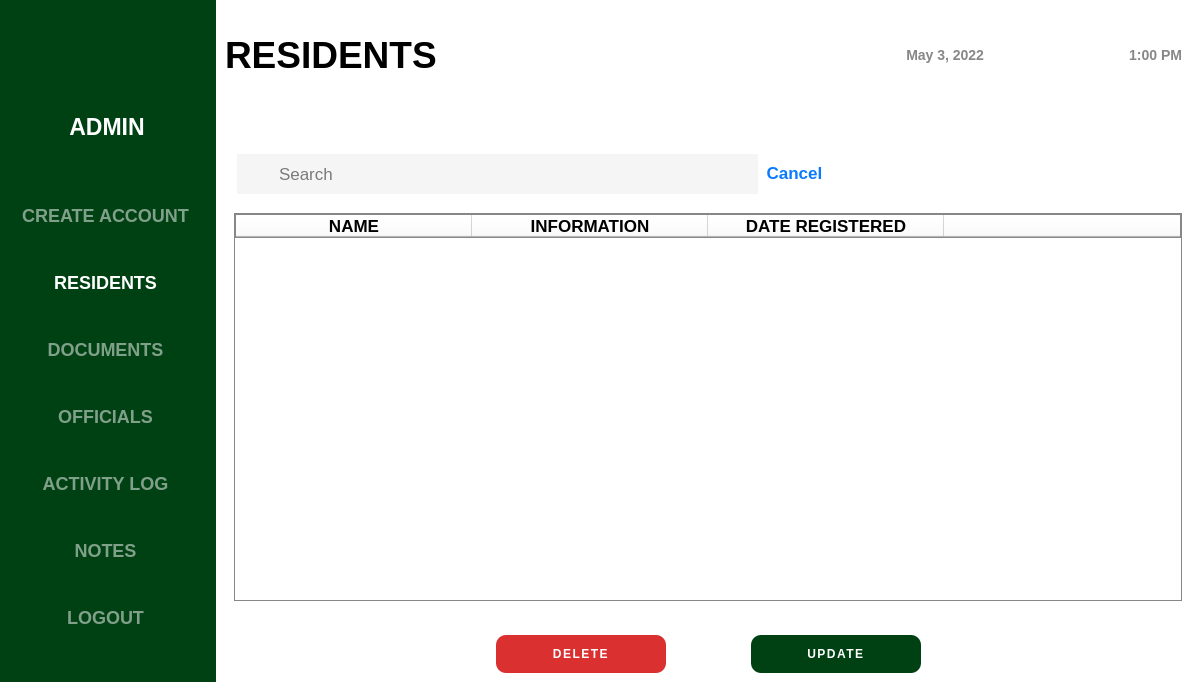
<?xml version="1.0" encoding="UTF-8"?>
<ui version="4.0">
 <class>LogIn</class>
 <widget class="QMainWindow" name="LogIn">
  <property name="geometry">
   <rect>
    <x>0</x>
    <y>0</y>
    <width>1200</width>
    <height>682</height>
   </rect>
  </property>
  <property name="minimumSize">
   <size>
    <width>1200</width>
    <height>650</height>
   </size>
  </property>
  <property name="maximumSize">
   <size>
    <width>16777215</width>
    <height>16777215</height>
   </size>
  </property>
  <property name="windowTitle">
   <string>MainWindow</string>
  </property>
  <property name="styleSheet">
   <string notr="true"/>
  </property>
  <widget class="QWidget" name="centralwidget">
   <property name="minimumSize">
    <size>
     <width>1200</width>
     <height>650</height>
    </size>
   </property>
   <property name="maximumSize">
    <size>
     <width>16777215</width>
     <height>16777215</height>
    </size>
   </property>
   <property name="styleSheet">
    <string notr="true">background-color: rgb(0, 65, 19);</string>
   </property>
   <layout class="QHBoxLayout" name="horizontalLayout">
    <property name="leftMargin">
     <number>0</number>
    </property>
    <property name="topMargin">
     <number>0</number>
    </property>
    <property name="rightMargin">
     <number>0</number>
    </property>
    <property name="bottomMargin">
     <number>0</number>
    </property>
    <item>
     <widget class="QFrame" name="menu_container">
      <property name="minimumSize">
       <size>
        <width>201</width>
        <height>650</height>
       </size>
      </property>
      <property name="maximumSize">
       <size>
        <width>210</width>
        <height>16777215</height>
       </size>
      </property>
      <property name="styleSheet">
       <string notr="true">border: none;</string>
      </property>
      <property name="frameShape">
       <enum>QFrame::StyledPanel</enum>
      </property>
      <property name="frameShadow">
       <enum>QFrame::Raised</enum>
      </property>
      <layout class="QVBoxLayout" name="verticalLayout">
       <item>
        <widget class="QFrame" name="frame_3">
         <property name="minimumSize">
          <size>
           <width>196</width>
           <height>151</height>
          </size>
         </property>
         <property name="maximumSize">
          <size>
           <width>16777215</width>
           <height>151</height>
          </size>
         </property>
         <property name="layoutDirection">
          <enum>Qt::LeftToRight</enum>
         </property>
         <property name="frameShape">
          <enum>QFrame::StyledPanel</enum>
         </property>
         <property name="frameShadow">
          <enum>QFrame::Raised</enum>
         </property>
         <layout class="QVBoxLayout" name="verticalLayout_2">
          <item>
           <widget class="QFrame" name="frame">
            <property name="minimumSize">
             <size>
              <width>0</width>
              <height>80</height>
             </size>
            </property>
            <property name="frameShape">
             <enum>QFrame::StyledPanel</enum>
            </property>
            <property name="frameShadow">
             <enum>QFrame::Raised</enum>
            </property>
            <layout class="QHBoxLayout" name="horizontalLayout_2">
             <item>
              <widget class="QLabel" name="admin_picture">
               <property name="minimumSize">
                <size>
                 <width>60</width>
                 <height>60</height>
                </size>
               </property>
               <property name="maximumSize">
                <size>
                 <width>80</width>
                 <height>80</height>
                </size>
               </property>
               <property name="layoutDirection">
                <enum>Qt::LeftToRight</enum>
               </property>
               <property name="text">
                <string/>
               </property>
               <property name="pixmap">
                <pixmap>../images&amp;icon/user.png</pixmap>
               </property>
               <property name="scaledContents">
                <bool>true</bool>
               </property>
              </widget>
             </item>
            </layout>
           </widget>
          </item>
          <item>
           <widget class="QLabel" name="admin_name">
            <property name="font">
             <font>
              <pointsize>17</pointsize>
              <bold>true</bold>
             </font>
            </property>
            <property name="styleSheet">
             <string notr="true">color: white;</string>
            </property>
            <property name="text">
             <string>&lt;html&gt;&lt;head/&gt;&lt;body&gt;&lt;p align=&quot;center&quot;&gt;ADMIN&lt;/p&gt;&lt;/body&gt;&lt;/html&gt;</string>
            </property>
           </widget>
          </item>
         </layout>
        </widget>
       </item>
       <item>
        <widget class="QFrame" name="frame_4">
         <property name="styleSheet">
          <string notr="true">QPushButton{
color: rgb(128, 160, 137);
font-size: 18px;
font-weight: bold;
text-align: center;
cursor: pointer;
}

QPushButton:hover{
color: white;
}</string>
         </property>
         <property name="frameShape">
          <enum>QFrame::StyledPanel</enum>
         </property>
         <property name="frameShadow">
          <enum>QFrame::Raised</enum>
         </property>
         <layout class="QVBoxLayout" name="verticalLayout_3">
          <item>
           <widget class="QPushButton" name="create_account_button">
            <property name="minimumSize">
             <size>
              <width>175</width>
              <height>41</height>
             </size>
            </property>
            <property name="cursor">
             <cursorShape>PointingHandCursor</cursorShape>
            </property>
            <property name="styleSheet">
             <string notr="true"/>
            </property>
            <property name="text">
             <string>CREATE ACCOUNT</string>
            </property>
           </widget>
          </item>
          <item>
           <widget class="QPushButton" name="residents_button">
            <property name="minimumSize">
             <size>
              <width>175</width>
              <height>41</height>
             </size>
            </property>
            <property name="cursor">
             <cursorShape>PointingHandCursor</cursorShape>
            </property>
            <property name="styleSheet">
             <string notr="true">color: white;</string>
            </property>
            <property name="text">
             <string>RESIDENTS</string>
            </property>
           </widget>
          </item>
          <item>
           <widget class="QPushButton" name="documents_button">
            <property name="minimumSize">
             <size>
              <width>175</width>
              <height>41</height>
             </size>
            </property>
            <property name="cursor">
             <cursorShape>PointingHandCursor</cursorShape>
            </property>
            <property name="text">
             <string>DOCUMENTS</string>
            </property>
           </widget>
          </item>
          <item>
           <widget class="QPushButton" name="officials_button">
            <property name="minimumSize">
             <size>
              <width>175</width>
              <height>41</height>
             </size>
            </property>
            <property name="cursor">
             <cursorShape>PointingHandCursor</cursorShape>
            </property>
            <property name="text">
             <string>OFFICIALS</string>
            </property>
           </widget>
          </item>
          <item>
           <widget class="QPushButton" name="transactions_button">
            <property name="minimumSize">
             <size>
              <width>175</width>
              <height>41</height>
             </size>
            </property>
            <property name="cursor">
             <cursorShape>PointingHandCursor</cursorShape>
            </property>
            <property name="text">
             <string>ACTIVITY LOG</string>
            </property>
           </widget>
          </item>
          <item>
           <widget class="QPushButton" name="notes_button">
            <property name="minimumSize">
             <size>
              <width>175</width>
              <height>41</height>
             </size>
            </property>
            <property name="cursor">
             <cursorShape>PointingHandCursor</cursorShape>
            </property>
            <property name="text">
             <string>NOTES</string>
            </property>
           </widget>
          </item>
          <item>
           <widget class="QPushButton" name="logout_button">
            <property name="minimumSize">
             <size>
              <width>175</width>
              <height>41</height>
             </size>
            </property>
            <property name="cursor">
             <cursorShape>PointingHandCursor</cursorShape>
            </property>
            <property name="text">
             <string>LOGOUT</string>
            </property>
           </widget>
          </item>
         </layout>
        </widget>
       </item>
      </layout>
     </widget>
    </item>
    <item>
     <widget class="QFrame" name="frame_2">
      <property name="minimumSize">
       <size>
        <width>961</width>
        <height>650</height>
       </size>
      </property>
      <property name="maximumSize">
       <size>
        <width>16777215</width>
        <height>16777215</height>
       </size>
      </property>
      <property name="styleSheet">
       <string notr="true">border: 1px solid black;
background-color: rgb(255, 255, 255);
border: none;</string>
      </property>
      <property name="frameShape">
       <enum>QFrame::StyledPanel</enum>
      </property>
      <property name="frameShadow">
       <enum>QFrame::Raised</enum>
      </property>
      <layout class="QVBoxLayout" name="verticalLayout_4">
       <property name="spacing">
        <number>7</number>
       </property>
       <property name="leftMargin">
        <number>0</number>
       </property>
       <property name="topMargin">
        <number>0</number>
       </property>
       <property name="rightMargin">
        <number>0</number>
       </property>
       <property name="bottomMargin">
        <number>0</number>
       </property>
       <item>
        <widget class="QFrame" name="frame_5">
         <property name="minimumSize">
          <size>
           <width>951</width>
           <height>111</height>
          </size>
         </property>
         <property name="styleSheet">
          <string notr="true">border: none;</string>
         </property>
         <property name="frameShape">
          <enum>QFrame::StyledPanel</enum>
         </property>
         <property name="frameShadow">
          <enum>QFrame::Raised</enum>
         </property>
         <layout class="QHBoxLayout" name="horizontalLayout_3">
          <item>
           <widget class="QLabel" name="label_3">
            <property name="minimumSize">
             <size>
              <width>551</width>
              <height>91</height>
             </size>
            </property>
            <property name="font">
             <font>
              <pointsize>28</pointsize>
              <bold>true</bold>
             </font>
            </property>
            <property name="text">
             <string>&lt;html&gt;&lt;head/&gt;&lt;body&gt;&lt;p&gt;RESIDENTS&lt;/p&gt;&lt;/body&gt;&lt;/html&gt;</string>
            </property>
           </widget>
          </item>
          <item>
           <widget class="QFrame" name="frame_8">
            <property name="styleSheet">
             <string notr="true">QLabel{
color: rgb(135, 135, 135);
font-weight: bold;
font-size: 14px;
}</string>
            </property>
            <property name="frameShape">
             <enum>QFrame::StyledPanel</enum>
            </property>
            <property name="frameShadow">
             <enum>QFrame::Raised</enum>
            </property>
            <layout class="QHBoxLayout" name="horizontalLayout_4">
             <item>
              <widget class="QLabel" name="header_date">
               <property name="text">
                <string>&lt;html&gt;&lt;head/&gt;&lt;body&gt;&lt;p align=&quot;right&quot;&gt;May 3, 2022&lt;/p&gt;&lt;/body&gt;&lt;/html&gt;</string>
               </property>
              </widget>
             </item>
             <item>
              <widget class="QLabel" name="header_time">
               <property name="text">
                <string>&lt;html&gt;&lt;head/&gt;&lt;body&gt;&lt;p align=&quot;right&quot;&gt;1:00 PM&lt;/p&gt;&lt;/body&gt;&lt;/html&gt;</string>
               </property>
              </widget>
             </item>
            </layout>
           </widget>
          </item>
         </layout>
        </widget>
       </item>
       <item>
        <widget class="QFrame" name="frame_6">
         <property name="minimumSize">
          <size>
           <width>936</width>
           <height>411</height>
          </size>
         </property>
         <property name="maximumSize">
          <size>
           <width>16777215</width>
           <height>16777215</height>
          </size>
         </property>
         <property name="styleSheet">
          <string notr="true">QLineEdit{
background-color: rgb(245, 245, 245);
padding-left: 20px;
}
</string>
         </property>
         <property name="frameShape">
          <enum>QFrame::StyledPanel</enum>
         </property>
         <property name="frameShadow">
          <enum>QFrame::Raised</enum>
         </property>
         <layout class="QVBoxLayout" name="verticalLayout_5">
          <item>
           <widget class="QFrame" name="frame_9">
            <property name="minimumSize">
             <size>
              <width>0</width>
              <height>71</height>
             </size>
            </property>
            <property name="maximumSize">
             <size>
              <width>16777215</width>
              <height>71</height>
             </size>
            </property>
            <property name="frameShape">
             <enum>QFrame::StyledPanel</enum>
            </property>
            <property name="frameShadow">
             <enum>QFrame::Raised</enum>
            </property>
            <layout class="QHBoxLayout" name="horizontalLayout_6">
             <property name="bottomMargin">
              <number>0</number>
             </property>
             <item>
              <widget class="QFrame" name="frame_11">
               <property name="minimumSize">
                <size>
                 <width>120</width>
                 <height>71</height>
                </size>
               </property>
               <property name="maximumSize">
                <size>
                 <width>111111</width>
                 <height>71</height>
                </size>
               </property>
               <property name="styleSheet">
                <string notr="true"/>
               </property>
               <property name="frameShape">
                <enum>QFrame::StyledPanel</enum>
               </property>
               <property name="frameShadow">
                <enum>QFrame::Raised</enum>
               </property>
               <widget class="QLineEdit" name="search_resident">
                <property name="geometry">
                 <rect>
                  <x>3</x>
                  <y>18</y>
                  <width>521</width>
                  <height>40</height>
                 </rect>
                </property>
                <property name="minimumSize">
                 <size>
                  <width>0</width>
                  <height>40</height>
                 </size>
                </property>
                <property name="font">
                 <font>
                  <pointsize>13</pointsize>
                 </font>
                </property>
                <property name="styleSheet">
                 <string notr="true">padding-left: 40px;</string>
                </property>
                <property name="placeholderText">
                 <string>Search</string>
                </property>
               </widget>
               <widget class="QPushButton" name="cancel_button">
                <property name="geometry">
                 <rect>
                  <x>530</x>
                  <y>26</y>
                  <width>61</width>
                  <height>22</height>
                 </rect>
                </property>
                <property name="minimumSize">
                 <size>
                  <width>61</width>
                  <height>22</height>
                 </size>
                </property>
                <property name="maximumSize">
                 <size>
                  <width>61</width>
                  <height>22</height>
                 </size>
                </property>
                <property name="font">
                 <font>
                  <pointsize>13</pointsize>
                  <bold>true</bold>
                 </font>
                </property>
                <property name="cursor">
                 <cursorShape>PointingHandCursor</cursorShape>
                </property>
                <property name="styleSheet">
                 <string notr="true">color: rgb(10, 122, 255);
border: none;</string>
                </property>
                <property name="text">
                 <string>Cancel</string>
                </property>
               </widget>
              </widget>
             </item>
            </layout>
           </widget>
          </item>
          <item>
           <widget class="QFrame" name="frame_10">
            <property name="frameShape">
             <enum>QFrame::StyledPanel</enum>
            </property>
            <property name="frameShadow">
             <enum>QFrame::Raised</enum>
            </property>
            <layout class="QHBoxLayout" name="horizontalLayout_7">
             <item>
              <widget class="QTableWidget" name="resident_table">
               <property name="maximumSize">
                <size>
                 <width>16777215</width>
                 <height>16777215</height>
                </size>
               </property>
               <property name="styleSheet">
                <string notr="true">border: 1px solid rgb(135, 135, 135);
border-radius: 0;</string>
               </property>
               <attribute name="horizontalHeaderMinimumSectionSize">
                <number>236</number>
               </attribute>
               <attribute name="horizontalHeaderDefaultSectionSize">
                <number>236</number>
               </attribute>
               <attribute name="horizontalHeaderStretchLastSection">
                <bool>true</bool>
               </attribute>
               <attribute name="verticalHeaderVisible">
                <bool>false</bool>
               </attribute>
               <attribute name="verticalHeaderStretchLastSection">
                <bool>false</bool>
               </attribute>
               <column>
                <property name="text">
                 <string>NAME</string>
                </property>
                <property name="font">
                 <font>
                  <pointsize>13</pointsize>
                  <bold>true</bold>
                 </font>
                </property>
                <property name="background">
                 <color>
                  <red>0</red>
                  <green>0</green>
                  <blue>0</blue>
                 </color>
                </property>
               </column>
               <column>
                <property name="text">
                 <string>INFORMATION</string>
                </property>
                <property name="font">
                 <font>
                  <pointsize>13</pointsize>
                  <bold>true</bold>
                 </font>
                </property>
               </column>
               <column>
                <property name="text">
                 <string>DATE REGISTERED</string>
                </property>
                <property name="font">
                 <font>
                  <pointsize>13</pointsize>
                  <bold>true</bold>
                 </font>
                </property>
               </column>
               <column>
                <property name="text">
                 <string/>
                </property>
                <property name="font">
                 <font>
                  <pointsize>13</pointsize>
                  <bold>true</bold>
                 </font>
                </property>
               </column>
              </widget>
             </item>
            </layout>
           </widget>
          </item>
         </layout>
        </widget>
       </item>
       <item>
        <widget class="QFrame" name="frame_7">
         <property name="layoutDirection">
          <enum>Qt::RightToLeft</enum>
         </property>
         <property name="styleSheet">
          <string notr="true">border: none;</string>
         </property>
         <property name="frameShape">
          <enum>QFrame::StyledPanel</enum>
         </property>
         <property name="frameShadow">
          <enum>QFrame::Raised</enum>
         </property>
         <layout class="QHBoxLayout" name="horizontalLayout_5">
          <property name="leftMargin">
           <number>200</number>
          </property>
          <property name="rightMargin">
           <number>200</number>
          </property>
          <item>
           <widget class="QPushButton" name="update_button">
            <property name="minimumSize">
             <size>
              <width>170</width>
              <height>38</height>
             </size>
            </property>
            <property name="maximumSize">
             <size>
              <width>170</width>
              <height>38</height>
             </size>
            </property>
            <property name="cursor">
             <cursorShape>PointingHandCursor</cursorShape>
            </property>
            <property name="styleSheet">
             <string notr="true">#update_button{
background-color: rgb(0, 65, 19);
color: white;
font-weight: bold;
letter-spacing: 1.5px;
border-radius: 10px;
}

#update_button:hover{
background-color: white;
border: 4px solid rgb(0, 65, 19);
color: rgb(0, 65, 19);
}</string>
            </property>
            <property name="text">
             <string>UPDATE</string>
            </property>
           </widget>
          </item>
          <item>
           <widget class="QPushButton" name="delete_button">
            <property name="minimumSize">
             <size>
              <width>170</width>
              <height>38</height>
             </size>
            </property>
            <property name="maximumSize">
             <size>
              <width>170</width>
              <height>38</height>
             </size>
            </property>
            <property name="cursor">
             <cursorShape>PointingHandCursor</cursorShape>
            </property>
            <property name="styleSheet">
             <string notr="true">#delete_button{
background-color: rgb(219, 48, 48);
color: white;
font-weight: bold;
letter-spacing: 1.5px;
border-radius: 10px;
}

#delete_button:hover{
background-color: white;
border: 4px solid rgb(219, 48, 48);
color: rgb(219, 48, 48);
}
</string>
            </property>
            <property name="text">
             <string>DELETE</string>
            </property>
           </widget>
          </item>
         </layout>
        </widget>
       </item>
      </layout>
     </widget>
    </item>
   </layout>
  </widget>
 </widget>
 <resources/>
 <connections/>
</ui>
